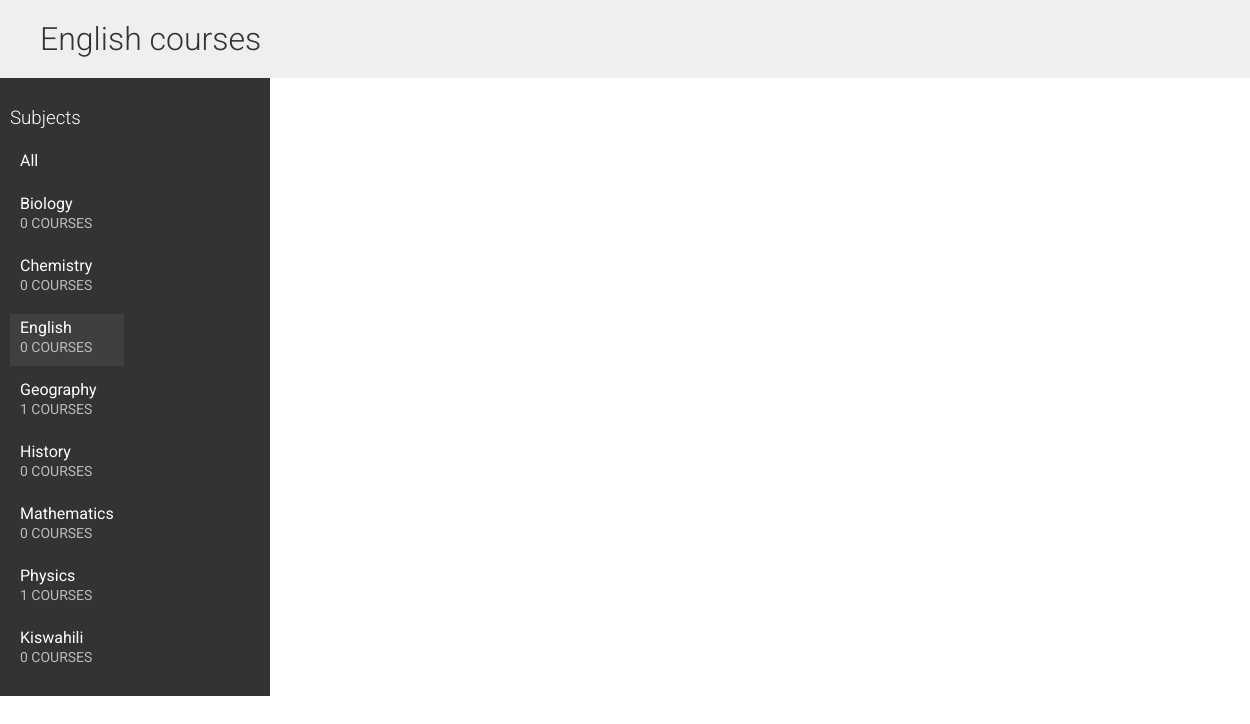
/courses/subject/eng/, run on the app's committed database.
### courses/models.py (models this page shows, shortened)
class Subject(models.Model):
    title = models.CharField(max_length=200)
    slug = models.SlugField(max_length=200, unique=True)
    class Meta:
        ordering = ['title']

### courses/views.py (the view)
# urls.py: path('', CourseListView.as_view(), name='course_list'),
class CourseListView(TemplateResponseMixin, View):
    model = Course
    template_name = 'courses/list.html'
    def get(self, request, subject=None):
        subjects = Subject.objects.annotate(total_courses=Count('courses'))
        courses = Course.objects.annotate(total_modules=Count('modules'))
        if subject:
            subject = get_object_or_404(Subject, slug=subject)
            courses = courses.filter(subject=subject)
        return self.render_to_response({'subjects': subjects, 'subject': subject, 'courses': courses})

### templates/courses/list.html (shortened to what this page needs)
{% extends "base.html" %}
{% block content %}
    <h1>
        {% if subject %}
            {{ subject.title }} courses
        {% else %}
            All courses
        {% endif %}
    </h1>
    <div class="contents">
        <h3>Subjects</h3>
        <ul id="modules">
            <li {% if not subject %}class="selected"{% endif %}>
                <a href="{% url "course_list" %}">All</a>
            </li>
            {% for s in subjects %}
                <li {% if subject == s %}class="selected"{% endif %}>
                    <a href="{% url "course_list_subject" s.slug %}">
                        {{ s.title }}
                        <br>
                        <span>{{ s.total_courses }} courses</span>
                    </a>
                </li>
            {% endfor %}
        </ul>
    </div>
    <div class="module">
    </div>
{% endblock %}

### static/css/base.css (style rules this page uses)
body { margin: 0; font-family: "Roboto", sans-serif; font-weight: 400; color: #333; }
a { color: #3fad37; text-decoration: none; }
ul { float: left; }
h1, h2, h3, h4, h5, h6 { font-family: "Roboto", sans-serif; font-weight: 300; }
h1 { background: #efefef; width: 100%; overflow: auto; padding: 20px 0 20px 40px; margin: 0; }
.module { padding: 10px 20px; float: left; width: 600px; }
.contents { width: 20%; padding: 10px; float: left; background: #333; color: #fff; font-family: "Roboto", sans-serif; }
.contents ul { list-style: none; margin: 0; padding: 0; }
.contents ul li { margin: 0 0 10px 0; padding: 4px 10px 10px; overflow: auto; }
.contents ul li.selected { background: #3f3f3f; }
.contents ul span { text-transform: uppercase; color: #bbb; font-size: 14px; }
.contents ul a { display: block; color: #fff; text-decoration: none; }

### data on the page
Subject: title "English", total_courses "0"
Subject: title "Biology", total_courses "0"
Subject: title "Chemistry", total_courses "0"
Subject: title "Geography", total_courses "1"
Subject: title "History", total_courses "0"
Subject: title "Mathematics", total_courses "0"
Subject: title "Physics", total_courses "1"
Subject: title "Kiswahili", total_courses "0"
